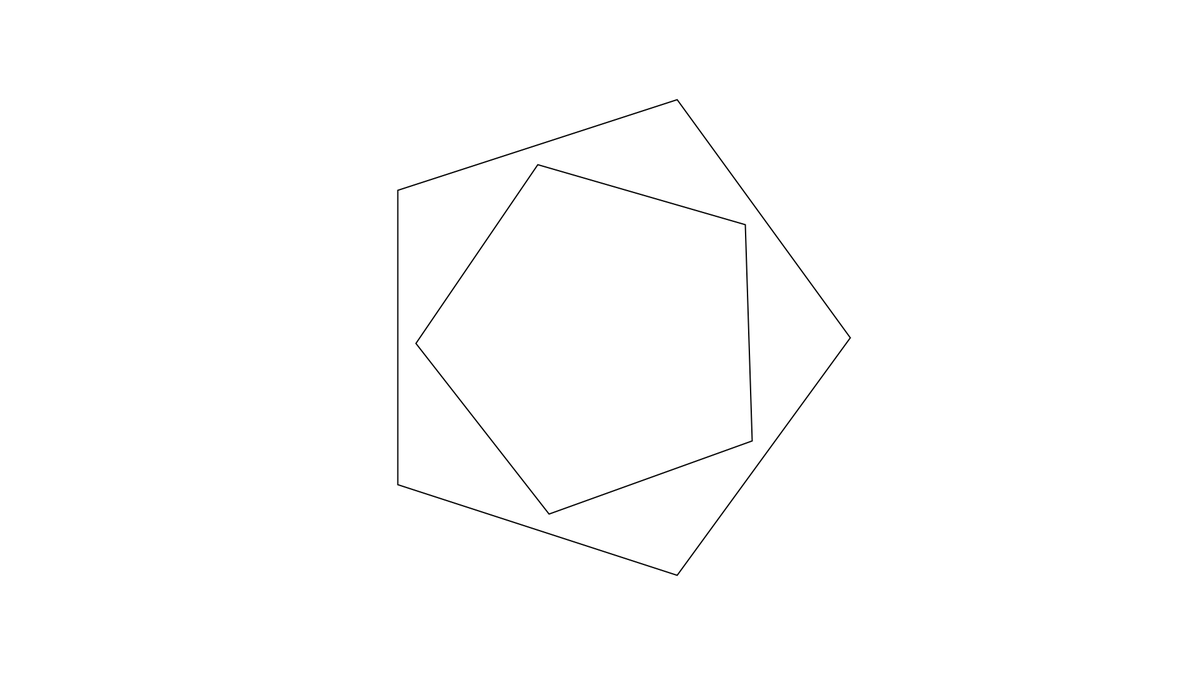
Frame 1 (no input)
Frame 60 (the mouse pressed at the canvas centre just before this capture): identical to frame 1, image omitted
Frame 120 (the mouse held since frame 60 and released just before this capture): identical to frame 1, image omitted

The Processing sketch that drew this single still picture (run headless with seeded random() and noise(); from frame 60 on, the mouse is pressed at the canvas centre):

// Processing sketch: Fractal
// ── Fractal.pde
int WindowSizeX = 1920;
int WindowSizeY = 1080;
color BgColor = color(255, 255, 255);

float _strutFactor = 0.05;

class Root{
  PVector[] Polygon;
  color Color;
  Branch _Branch;

  Root(int n_points, float radius, color _color){
    Color = _color;
    Polygon = new PVector[n_points];

    float angle = TWO_PI / n_points;

    for (int i = 0; i < n_points; i += 1) {
      float a = angle * i;
      float sx = cos(a) * radius;
      float sy = sin(a) * radius;
      Polygon[i] = new PVector(sx, sy);
    }

    _Branch = new Branch(0, 0, Polygon, Color);
  }

  void display(){
    pushMatrix();
    translate(WindowSizeX/2, WindowSizeY/2);
    beginShape();
    for (int i = 0; i < Polygon.length; i += 1) {
      stroke(Color);
      strokeWeight(2);
      vertex(Polygon[i].x, Polygon[i].y);
    }
    endShape(CLOSE);
    popMatrix();
  }

}

class Branch{
  int level;
  int n;
  PVector[] Polygon;
  color Color;

  Branch(int _level, int _n, PVector[] _Polygon, color _color){
    level = _level;
    n = _n;
    Polygon = strut_points(mid_points(_Polygon));
    Color = _color;
  }

  void display(){
    pushMatrix();
    translate(WindowSizeX/2, WindowSizeY/2);
    beginShape();
    for (int i = 0; i < Polygon.length; i += 1) {
      stroke(Color);
      strokeWeight(2);
      vertex(Polygon[i].x, Polygon[i].y);
    }
    endShape(CLOSE);
    popMatrix();
  }

  PVector[] mid_points(PVector[] _Polygon){
    PVector[] MidPoints = new PVector[_Polygon.length];

    int next_i;
    for (int i = 0; i < _Polygon.length; ++i) {
      if (i == _Polygon.length - 1){
        next_i = 0;
      } else {
        next_i = i + 1;
      }
      MidPoints[i] = PVector.mult(PVector.add(_Polygon[i], _Polygon[next_i]), 0.5); 
    }

    return MidPoints;
  }

  PVector[] strut_points(PVector[] _Polygon){
    PVector[] StrutPoints = new PVector[_Polygon.length];

    int next_i;
    for (int i = 0; i < _Polygon.length; ++i) {
      next_i = i + 3;
      if (next_i >= _Polygon.length) { 
        next_i -= _Polygon.length; 
      }
      StrutPoints[i] = strut_2points(_Polygon[i], _Polygon[next_i]);
    }

    return StrutPoints;
  }

  PVector strut_2points(PVector _Point1, PVector _Point2){
    float px, py;
    float adj, opp;

    opp = abs(_Point2.x - _Point1.x);
    adj = abs(_Point2.y - _Point1.y);

    px = _Point1.x - Math.signum((int) (_Point1.x - _Point2.x)) * (opp * _strutFactor);
    py = _Point1.y - Math.signum((int) (_Point1.y - _Point2.y)) *(adj * _strutFactor);

    return new PVector(px, py);

  }

}

void settings() {
  size(WindowSizeX, WindowSizeY);
}

void setup() {
  frameRate(60);
  noFill();
}

void draw() {
  background(BgColor);
  Root Root0 = new Root(5, 400, color(0, 0, 0));
  Root0.display();
  Root0._Branch.display();
  
}
